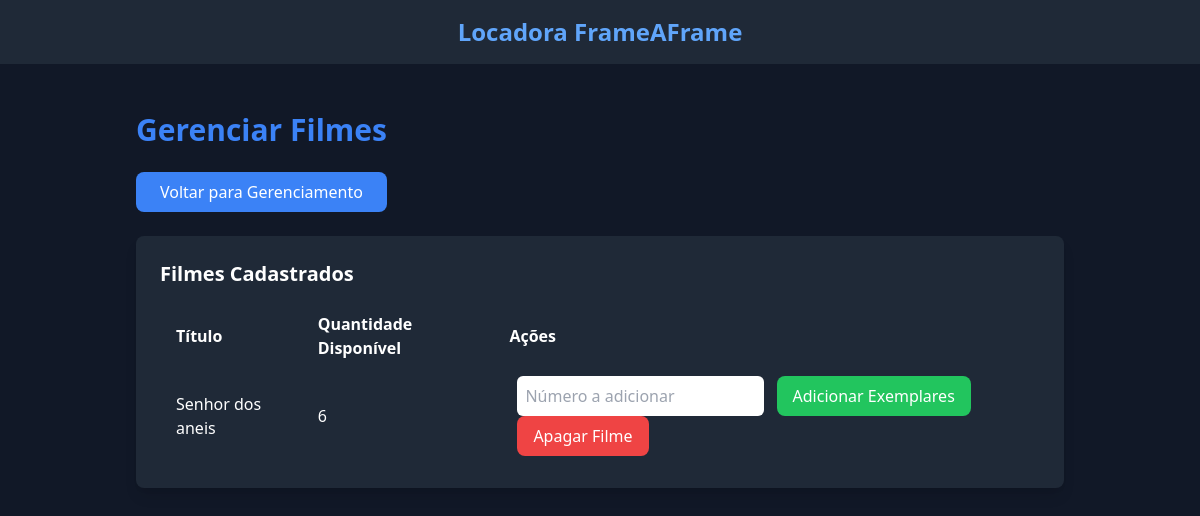
The app's page /gerenciar_filmes (signed in), older data.
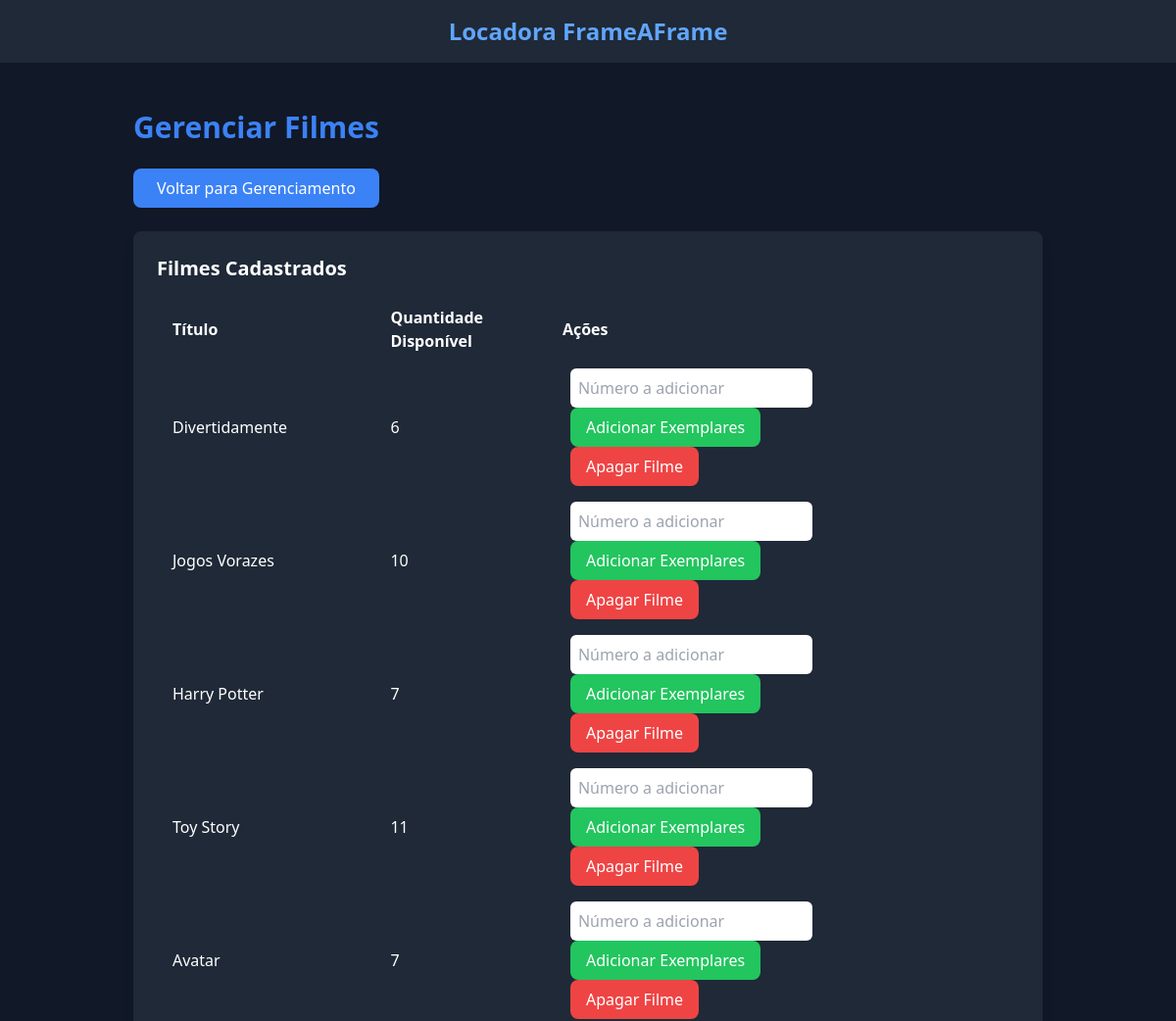
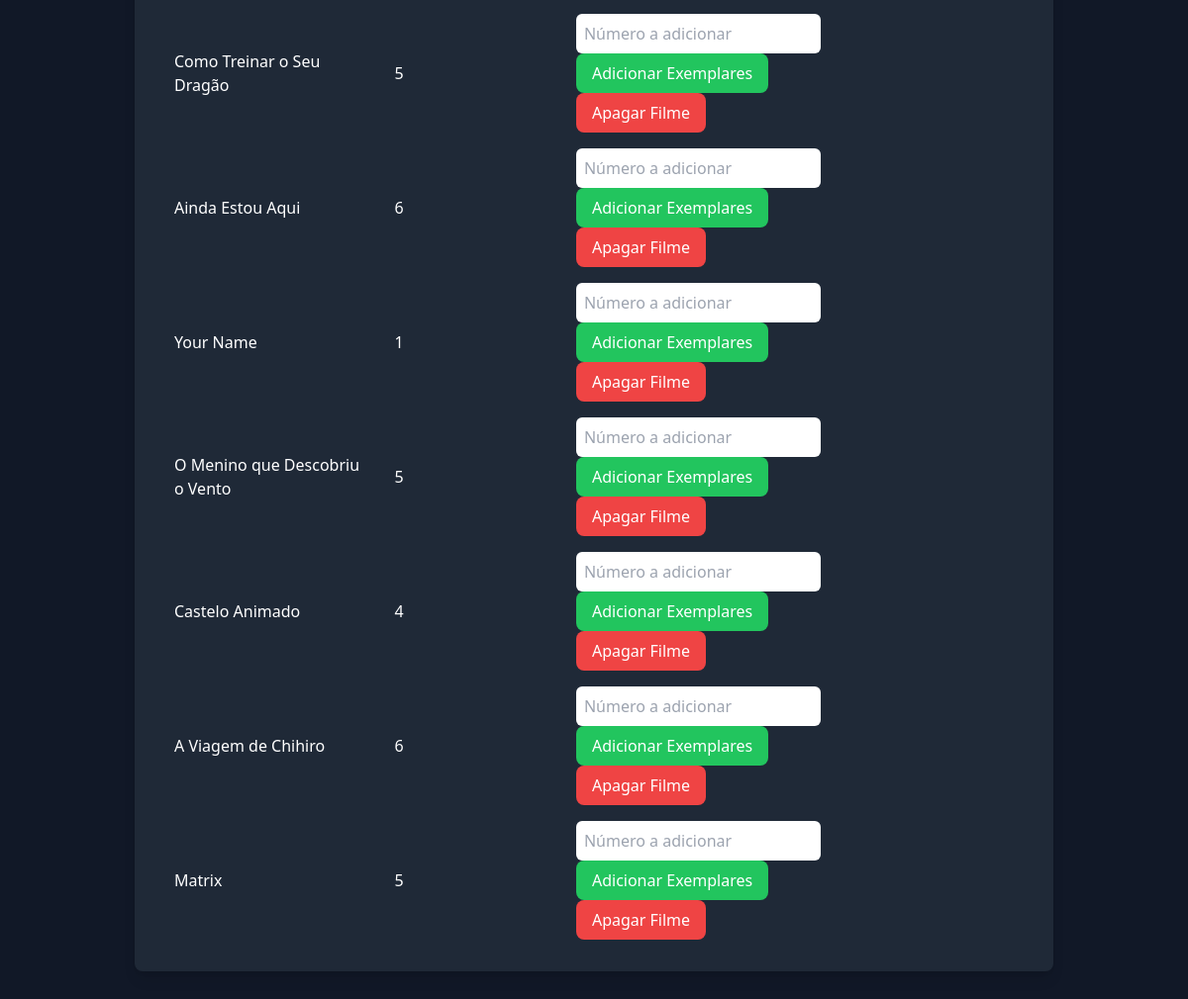
The same page, newer data (2 pictures, top to bottom).
### app/models.py (models this page shows, shortened)
class Filme(db.Model):
    id = db.Column(db.Integer, primary_key=True)
    titulo = db.Column(db.String(100), unique=True, nullable=False)
    genero = db.Column(db.String(50), nullable=False)
    ano = db.Column(db.Integer, nullable=False)
    diretor = db.Column(db.String(100))
    quantidade_disponivel = db.Column(db.Integer, nullable=False)
    descricao = db.Column(db.Text, nullable=True)  # 🔹 Adicionamos descrição
    preco = db.Column(db.Float, nullable=False)  # 🔹 Adicionamos preço
    imagem_url = db.Column(db.String(255), nullable=True)  # 🔹 Link da imagem

### app/routes/filmes.py (the view, shortened to what this page needs)
@filmes_bp.route("/gerenciar_filmes", methods=["GET", "POST"])
@login_required
def gerenciar_filmes():
    filmes = Filme.query.all()
    return render_template("gerenciar_filmes.html", filmes=filmes)

### app/__init__.py (called while the page is built)
@login_manager.user_loader
def load_user(user_id):
    from app.models import Usuario
    return Usuario.query.get(int(user_id))

### app/templates/gerenciar_filmes.html (shortened to what this page needs)
{% extends "base.html" %}
{% block content %}
<div class="w-full p-6">
    <h1 class="text-3xl font-bold text-blue-500 mb-6">Gerenciar Filmes</h1>
    <a href="{{ url_for('relatorios.hub') }}" class="inline-block bg-blue-500 text-white px-6 py-2 rounded-lg mb-6 hover:bg-blue-600 transition">
        Voltar para Gerenciamento
    </a>
    <div class="bg-gray-800 p-6 rounded-lg shadow-lg">
        <h2 class="text-xl font-semibold text-white mb-4">Filmes Cadastrados</h2>
        <table class="w-full text-white">
            <thead>
                <tr>
                    <th class="px-4 py-2 text-left">Título</th>
                    <th class="px-4 py-2 text-left">Quantidade Disponível</th>
                    <th class="px-4 py-2 text-left">Ações</th>
                </tr>
            </thead>
            <tbody>
                {% for filme in filmes %}
                <tr>
                    <td class="px-4 py-2">{{ filme.titulo }}</td>
                    <td class="px-4 py-2">{{ filme.quantidade_disponivel }}</td>
                    <td class="px-4 py-2">
                        <form method="POST" class="inline-block space-x-2" onsubmit="return showAddConfirmationPopup();">
                            <input type="number" name="quantidade" placeholder="Número a adicionar" min="1" class="p-2 rounded-md text-black">
                            <button type="submit" name="adicionar_exemplares" class="bg-green-500 text-white px-4 py-2 rounded-lg hover:bg-green-600 transition">
                                Adicionar Exemplares
                            </button>
                        </form>
                        <form method="POST" class="inline-block ml-2" onsubmit="return confirmDelete();">
                            <button type="submit" name="remover_filme" class="bg-red-500 text-white px-4 py-2 rounded-lg hover:bg-red-600 transition">
                                Apagar Filme
                            </button>
                        </form>
                    </td>
                </tr>
                {% endfor %}
            </tbody>
        </table>
    </div>
</div>
{% endblock %}

### app/templates/base.html (shortened to what this page needs)
<!DOCTYPE html>
<html lang="pt">
<head>
    <script src="https://cdn.tailwindcss.com"></script>
</head>
<body class="bg-gray-900 text-white">
    {% if request.endpoint not in ['auth.login', 'auth.register'] %}
    <nav class="p-4 bg-gray-800 text-center">
        <a href="{{ url_for('home.index') }}" class="text-blue-400 text-2xl font-bold">
            Locadora FrameAFrame
        </a>
    </nav>
    {% endif %}
    <div class="container mx-auto p-6">
        {% block content %}{% endblock %}
    </div>
</body>
</html>

Row changes from the older to the newer data that the page shows:
removed Filme: titulo "Senhor dos aneis", quantidade_disponivel "6"
added Filme: titulo "Divertidamente", quantidade_disponivel "6"
added Filme: titulo "Jogos Vorazes", quantidade_disponivel "10"
added Filme: titulo "Harry Potter", quantidade_disponivel "7"
added Filme: titulo "Toy Story", quantidade_disponivel "11"
added Filme: titulo "Avatar", quantidade_disponivel "7"
added Filme: titulo "Como Treinar o Seu Dragão", quantidade_disponivel "5"
added Filme: titulo "Ainda Estou Aqui", quantidade_disponivel "6"
added Filme: titulo "Your Name", quantidade_disponivel "1"
added Filme: titulo "O Menino que Descobriu o Vento", quantidade_disponivel "5"
added Filme: titulo "Castelo Animado", quantidade_disponivel "4"
added Filme: titulo "A Viagem de Chihiro", quantidade_disponivel "6"
added Filme: titulo "Matrix", quantidade_disponivel "5"
